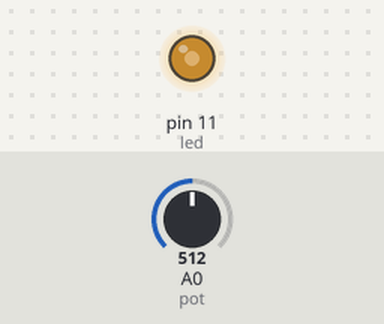
Recording of a sketch running on a simulated Arduino Uno, built with avr-gcc and run on an emulated ATmega328P. On the bench: output pins drawn as LEDs (lit = HIGH). Inputs (shaded band) come from the test bench; at power-on: A0 (pot) = 512.

Above: at 1.2 s.
1.3 s: A0 (pot) set to 716
At 1.6 s:
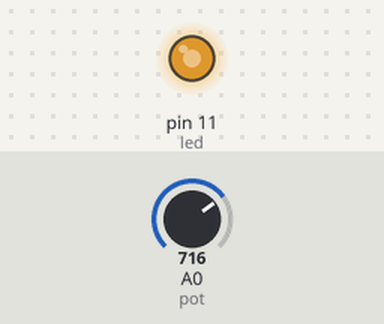
2.8 s: A0 (pot) set to 900
At 4.0 s:
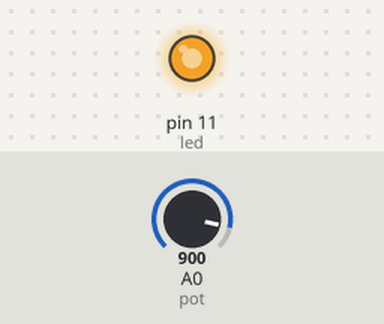
4.3 s: A0 (pot) set to 122
At 5.1 s:
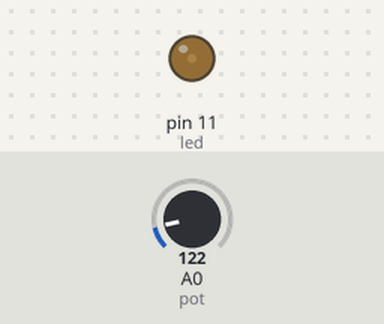
5.8 s: A0 (pot) set to 0
At 6.2 s:
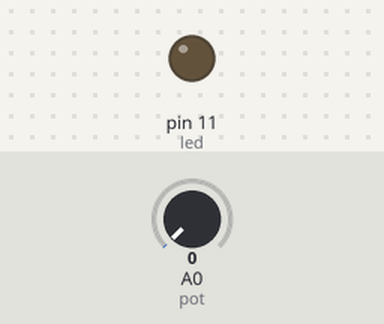
Timing chart, 0 to 8.3 s (numbered marks = the images above; inputs shaded):
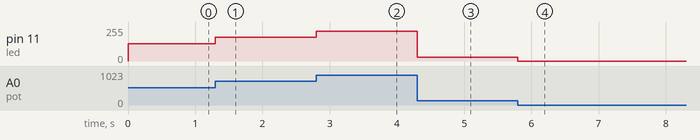

Measured:
- after the input at 1.3 s, pin 11 (led): 128/255 → 179/255 at once
- after the input at 2.8 s, pin 11 (led): 179/255 → 225/255 at once
- after the input at 4.3 s, pin 11 (led): 225/255 → 30/255 at once
- after the input at 5.8 s, pin 11 (led): 30/255 → 0/255 at once

The sketch:

Potensiometer.ino
```cpp
int led = 11; // Pin untuk mencolokkan LED
int pot = A0; // Pin untuk mencolokkan potensiometer
int data;

void setup(){
  pinMode(led,OUTPUT); // LED berperan sebagai output
  pinMode(pot,INPUT);  // Potensiometer berperan sebagai input
}
void loop(){
  data=analogRead(pot); // Data dibaca dari pin analog yang tersambung dengan potensiometer
  data=data/4; // Membagi hasil data menjadi 4 agar skala diturunkan ke range 0-255, karena analogWrite hanya menerima nilai kecerahan LED dari 0 (mati)-255 (paling terang)
  analogWrite(led,data); // Membaca data LED agar kecerahan dapat diatur potensiometer
}
```
